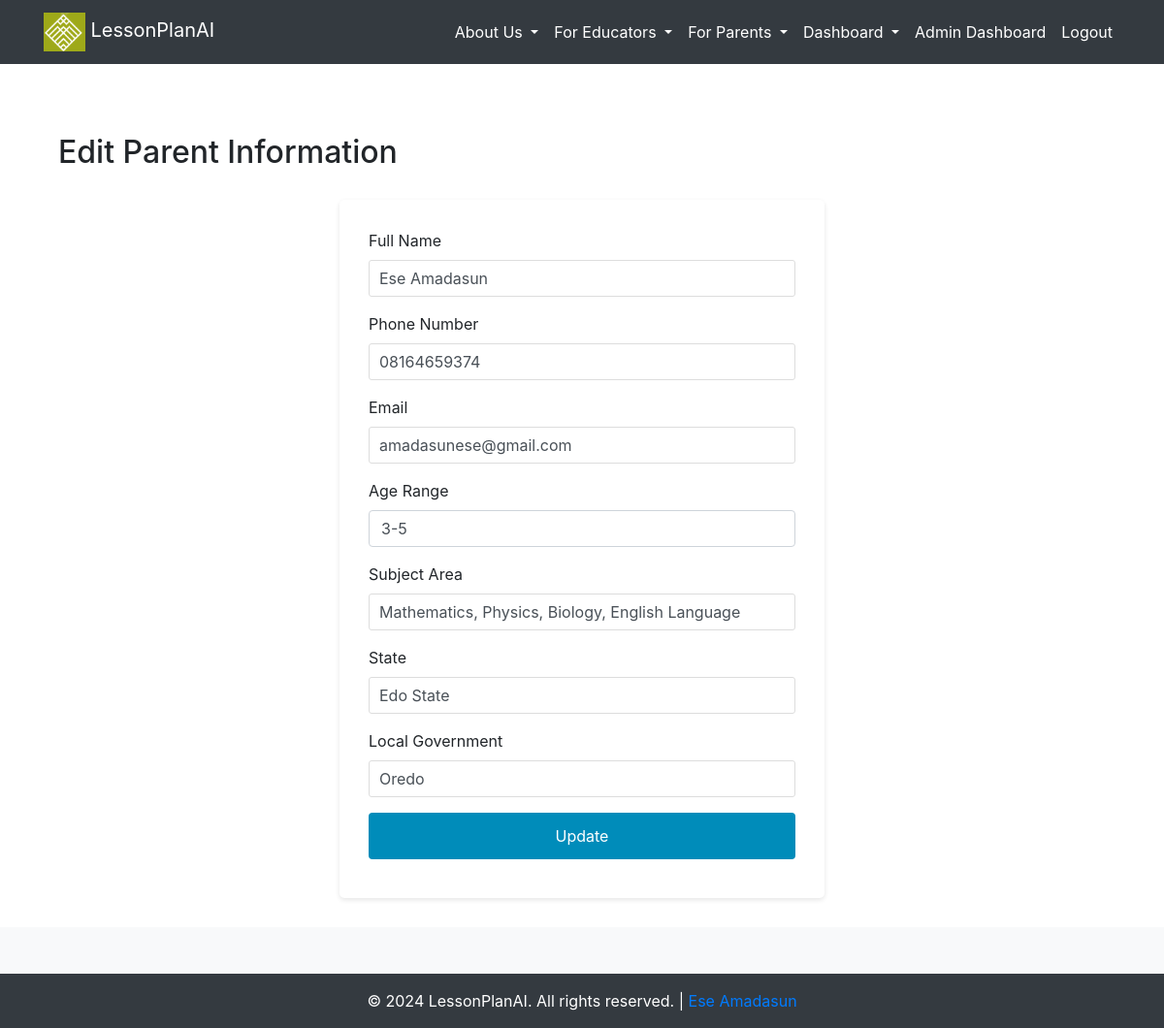
Screenshot of /edit_parent/1 (signed in) with the database file from the repository.
### src/accounts/models.py (models this page shows, shortened)
class Parent(db.Model):
    __tablename__ = "parent"
    id = db.Column(db.Integer, primary_key=True)
    full_name = db.Column(db.String(100), nullable=False)
    phone_number = db.Column(db.String(15), nullable=False)
    email = db.Column(db.String(120), nullable=False, unique=True)
    age_range = db.Column(db.String(20))
    subject_area = db.Column(db.String(100))
    state = db.Column(db.String(100))
    local_government = db.Column(db.String(100))
    created_at = db.Column(db.DateTime, default=datetime.utcnow)
    user_id = db.Column(db.Integer, db.ForeignKey('users.id'), nullable=False)
    user = db.relationship('User', backref=db.backref('parent', lazy=True))

### src/core/views.py (the view, shortened to what this page needs)
@core_bp.route('/edit_parent/<int:parent_id>', methods=['GET', 'POST'])
@login_required
def edit_parent(parent_id):
    parent = Parent.query.get_or_404(parent_id)
    if parent.user_id != current_user.id:
        flash('You do not have permission to edit this parent.', 'danger')
        return redirect(url_for('core.dashboard'))
    form = ParentRegistrationForm(obj=parent)
    return render_template('core/edit_parent.html', form=form)

### src/accounts/forms.py
class ParentRegistrationForm(FlaskForm):
    full_name = StringField('Full Name', validators=[DataRequired()])
    phone_number = StringField('Phone Number', validators=[DataRequired()])
    email = StringField('Email', validators=[DataRequired()])
    age_range = SelectField('Age Range', choices=[
        ('3-5', '3-5'),
        ('6-10', '6-10'),
        ('11-14', '11-14'),
        ('15-17', '15-17'),
        ('18-24', '18-24'),
        ('25-34', '25-34'),
        ('35-44', '35-44'),
        ('45-54', '45-54'),
        ('55-64', '55-64'),
        ('65+', '65+')
    ], validators=[DataRequired()])
    subject_area = StringField('Subject Area', validators=[DataRequired()])
    """State field populated from the states_and_lgas dictionary"""
    state = StringField('State', validators=[DataRequired()], render_kw={"placeholder": "Enter your State of residence"})
    local_government = StringField('Local Government', validators=[DataRequired()], render_kw={"placeholder": "Enter your local government"})
    submit = SubmitField('Register')

### src/__init__.py (called while the page is built)
@login_manager.user_loader
def load_user(user_id):
    return User.query.filter(User.id == int(user_id)).first()

### src/templates/core/edit_parent.html (shortened to what this page needs)
{% extends "_base.html" %}
{% block content %}
<div class="container mt-5">
    <h2>Edit Parent Information</h2>
    <form method="POST">
        <div class="form-group">
            {{ form.full_name.label(class="form-label") }}
            {{ form.full_name(class="form-control") }}
        </div>
        <div class="form-group">
            {{ form.phone_number.label(class="form-label") }}
            {{ form.phone_number(class="form-control") }}
        </div>
        <div class="form-group">
            {{ form.email.label(class="form-label") }}
            {{ form.email(class="form-control") }}
        </div>
        <div class="form-group">
            {{ form.age_range.label(class="form-label") }}
            {{ form.age_range(class="form-control") }}
        </div>
        <div class="form-group">
            {{ form.subject_area.label(class="form-label") }}
            {{ form.subject_area(class="form-control") }}
        </div>
        <div class="form-group">
            {{ form.state.label(class="form-label") }}
            {{ form.state(class="form-control") }}
        </div>
        <div class="form-group">
            {{ form.local_government.label(class="form-label") }}
            {{ form.local_government(class="form-control") }}
        </div>
        <button type="submit" class="btn btn-primary">Update</button>
    </form>
</div>
{% endblock %}

### src/static/styles.css (style rules this page uses)
body { display: flex; flex-direction: column; min-height: 100vh; }
form { background-color: #fff; padding: 30px; border-radius: 5px; box-shadow: 0 2px 5px rgba(0, 0, 0, 0.1); max-width: 500px; margin: 30px auto; }
label { display: block; margin-bottom: 8px; }
input[type="text"], input[type="email"], input[type="tel"], input[type="number"], select, textarea { width: 100%; padding: 10px; margin-bottom: 15px; border: 1px solid #ddd; border-radius: 3px; box-sizing: border-box; }
button[type="submit"] { background-color: #008cba; color: #fff; padding: 12px 20px; border: none; border-radius: 4px; cursor: pointer; transition: background-color 0.3s ease; }
.btn { width: 100%; margin-bottom: 10px; }
.btn-primary { background-color: #0056b3; border-color: #004094; padding: 10px 25px; font-size: 18px; border-radius: 5px; }
body { background-color: #f4f4f4; color: #333; font-family: 'Arial', sans-serif; }
.btn-primary { width: 100%; padding: 10px; border: none; background-color: #007bff; color: white; }

### rows the page displays
Parent: full_name "Ese Amadasun", phone_number "08164659374", email "amadasunese@gmail.com", age_range "3-5", subject_area "Mathematics, Physics, Biology, English Language", state "Edo State", local_government "Oredo"
